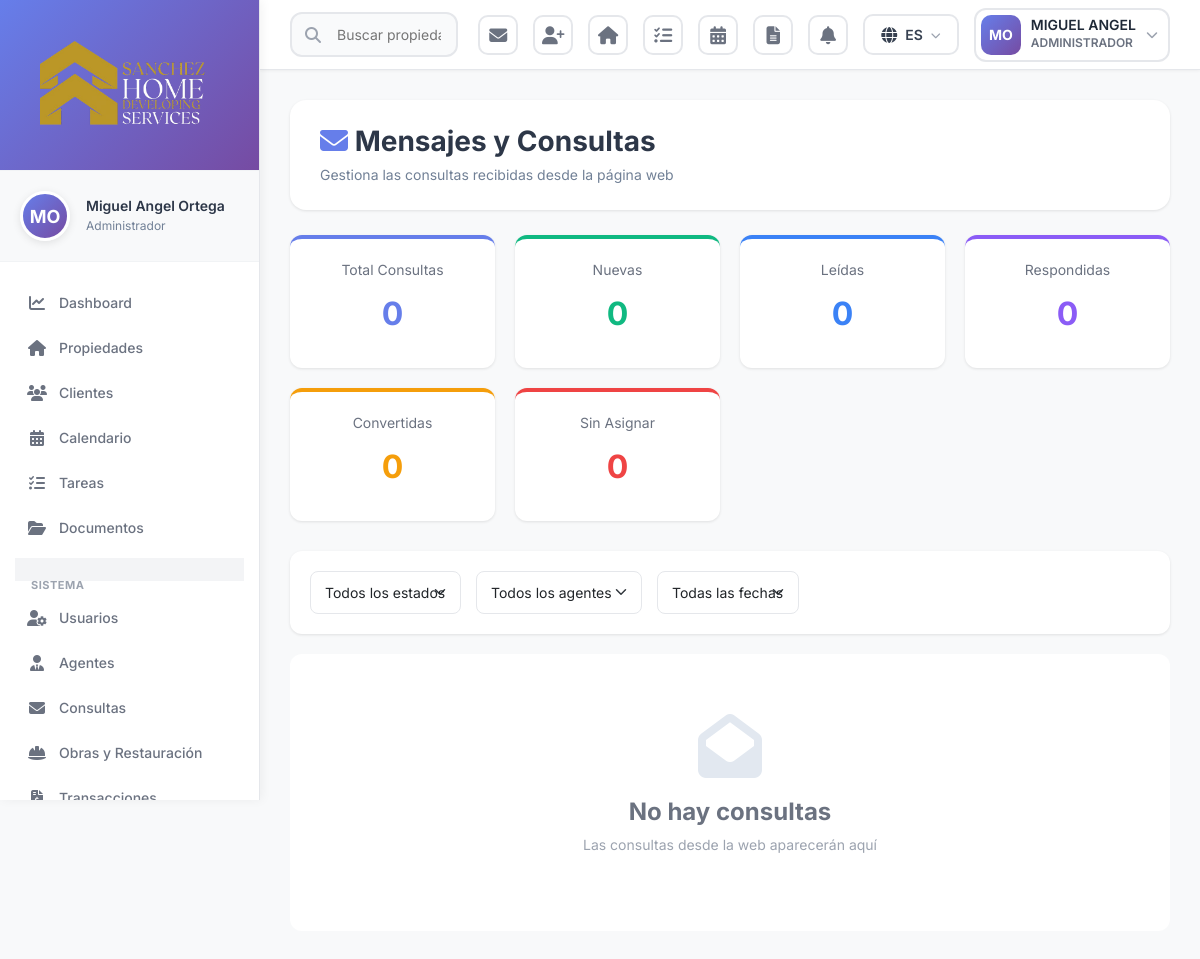
/mensajes.php (signed in), run on the app's committed database.
### tables this page shows
CREATE TABLE `users` (
  `id` int(10) UNSIGNED NOT NULL,
  `username` varchar(100) NOT NULL,
  `email` varchar(255) NOT NULL,
  `password` varchar(255) NOT NULL,
  `first_name` varchar(100) NOT NULL,
  `last_name` varchar(100) NOT NULL,
  `phone` varchar(50) DEFAULT NULL,
  `phone_office` varchar(50) DEFAULT NULL,
  `profile_picture` varchar(500) DEFAULT NULL,
  `document_id` varchar(100) DEFAULT NULL,
  `date_of_birth` date DEFAULT NULL,
  `address` text DEFAULT NULL,
  `role_id` int(10) UNSIGNED NOT NULL,
  `office_id` int(10) UNSIGNED DEFAULT NULL,
  `status` enum('active','inactive','suspended') DEFAULT 'active',
  `position` varchar(150) DEFAULT NULL,
  `specialization` varchar(150) DEFAULT NULL,
  `license_number` varchar(100) DEFAULT NULL,
  `commission_sale` decimal(5,2) DEFAULT 0.00,
  `commission_rent` decimal(5,2) DEFAULT 0.00,
  `biography` text DEFAULT NULL,
  `linkedin_url` varchar(500) DEFAULT NULL,
  `facebook_url` varchar(500) DEFAULT NULL,
  `twitter_url` varchar(500) DEFAULT NULL,
  `instagram_url` varchar(500) DEFAULT NULL,
  `whatsapp_business` varchar(50) DEFAULT NULL,
  `language` varchar(5) DEFAULT 'en',
  `show_in_public_website` tinyint(1) DEFAULT 0,
  `total_sales` int(10) UNSIGNED DEFAULT 0,
  `total_rentals` int(10) UNSIGNED DEFAULT 0,
  `total_transaction_value` decimal(15,2) DEFAULT 0.00,
  `average_rating` decimal(3,2) DEFAULT 0.00,
  `email_verified_at` timestamp NULL DEFAULT NULL,
  `remember_token` varchar(100) DEFAULT NULL,
  `last_login` timestamp NULL DEFAULT NULL,
  `created_at` timestamp NULL DEFAULT current_timestamp(),
  `updated_at` timestamp NULL DEFAULT current_timestamp() ON UPDATE current_timestamp()
);

CREATE TABLE `roles` (
  `id` int(10) UNSIGNED NOT NULL,
  `name` varchar(100) NOT NULL,
  `display_name` varchar(150) NOT NULL,
  `description` text DEFAULT NULL,
  `permissions` longtext DEFAULT NULL CHECK (json_valid(`permissions`)),
  `is_active` tinyint(1) DEFAULT 1,
  `created_at` timestamp NULL DEFAULT current_timestamp(),
  `updated_at` timestamp NULL DEFAULT current_timestamp() ON UPDATE current_timestamp()
);

### mensajes.php (the view, shortened to what the rows shown need)
<?php
require_once 'config.php';
require_once 'database.php';
require_once 'functions.php';
$currentUser = getCurrentUser();
include 'header.php';
include 'sidebar.php';
?>
<div class="main-content">
    <div class="messages-container">
        <div class="page-header-modern">
            <h2 class="page-title-modern">
                <i class="fas fa-envelope" style="color: #667eea;"></i> Mensajes y Consultas
            </h2>
        </div>
    </div>
</div>
<?php include 'footer.php'; ?>

### header.php (shortened to what the rows shown need)
<!DOCTYPE html>
<html lang="<?php echo currentLanguage() === 'es' ? 'es' : 'en'; ?>">
<head>
    <link href="https://cdn.jsdelivr.net/npm/bootstrap@5.3.0/dist/css/bootstrap.min.css" rel="stylesheet">
    <link rel="stylesheet" href="https://cdnjs.cloudflare.com/ajax/libs/font-awesome/6.4.0/css/all.min.css">
    <link rel="stylesheet" href="https://cdn.jsdelivr.net/npm/sweetalert2@11/dist/sweetalert2.min.css">
    <link rel="stylesheet" href="assets/css/style.css">
</head>
<body>
<div class="header-modern">
    <div class="header-actions">
        <div class="custom-dropdown" id="userDropdown">
            <div class="custom-dropdown-toggle user-dropdown-toggle">
                <?php if($currentUser['profile_picture']): ?>
                <img src="<?php echo htmlspecialchars($currentUser['profile_picture']); ?>"
                     alt="<?php echo htmlspecialchars($currentUser['first_name']); ?>"
                     class="user-avatar-header">
                <?php else: ?>
                <div class="user-avatar-header" style="background: linear-gradient(135deg, #667eea 0%, #764ba2 100%); display: flex; align-items: center; justify-content: center; color: white; font-weight: 700; font-size: 14px;">
                    <?php echo strtoupper(substr($currentUser['first_name'], 0, 1) . substr($currentUser['last_name'], 0, 1)); ?>
                </div>
                <?php endif; ?>
                <div class="user-info-header">
                    <div class="user-info-name"><?php echo htmlspecialchars($currentUser['first_name']); ?></div>
                    <div class="user-info-role"><?php echo htmlspecialchars($currentUser['role']['display_name'] ?? __('user', [], 'Usuario')); ?></div>
                </div>
                <i class="fas fa-chevron-down" style="color: #9ca3af; font-size: 12px;"></i>
            </div>
        </div>
    </div>
</div>
</body>
</html>
</body>
</html>

### sidebar.php (shortened to what the rows shown need)
<aside class="sidebar" id="sidebar">
    <div class="user-profile-section">
        <div class="d-flex align-items-center gap-3">
            <?php if($currentUser['profile_picture']): ?>
            <img src="<?php echo htmlspecialchars($currentUser['profile_picture']); ?>"
                 alt="<?php echo htmlspecialchars($currentUser['first_name']); ?>"
                 class="user-avatar">
            <?php else: ?>
            <div class="user-avatar-placeholder">
                <?php echo strtoupper(substr($currentUser['first_name'], 0, 1) . substr($currentUser['last_name'], 0, 1)); ?>
            </div>
            <?php endif; ?>
            <div class="flex-grow-1 user-info">
                <h6 class="user-name">
                    <?php echo htmlspecialchars($currentUser['first_name'] . ' ' . $currentUser['last_name']); ?>
                </h6>
                <small class="user-role">
                    <?php echo htmlspecialchars($currentUser['role']['display_name'] ?? __('user', [], 'Usuario')); ?>
                </small>
            </div>
        </div>
    </div>
</aside>

### data on the page
users: first_name+last_name "MO", first_name "MIGUEL ANGEL", first_name+last_name "Miguel Angel Ortega"
roles: display_name "ADMINISTRADOR", display_name "Administrador"

### other printed values
__('menu.dashboard', [], 'Dashboard') "Dashboard"
__('menu.properties', [], 'Propiedades') "Propiedades"
__('menu.clients', [], 'Clientes') "Clientes"
__('menu.calendar', [], 'Calendario') "Calendario"
__('menu.tasks', [], 'Tareas') "Tareas"
__('menu.documents', [], 'Documentos') "Documentos"
__('menu.system', [], 'Gestión') "SISTEMA"
__('menu.users', [], 'Usuarios') "Usuarios"
__('menu.agents', [], 'Agentes') "Agentes"
__('menu.inquiries', [], 'Consultas') "Consultas"
__('menu.projects', [], 'Obras y Restauración') "Obras y Restauración"
$stats['total'] "0"
$stats['new'] "0"
$stats['read'] "0"
$stats['replied'] "0"
